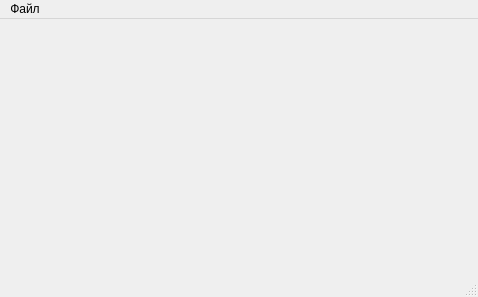
<?xml version="1.0" encoding="UTF-8"?>
<ui version="4.0">
 <class>MainWindow</class>
 <widget class="QMainWindow" name="MainWindow">
  <property name="geometry">
   <rect>
    <x>0</x>
    <y>0</y>
    <width>478</width>
    <height>297</height>
   </rect>
  </property>
  <property name="windowTitle">
   <string>MainWindow</string>
  </property>
  <widget class="QWidget" name="centralwidget">
   <layout class="QGridLayout" name="gridLayout">
    <item row="0" column="0">
     <widget class="QCustomPlot" name="wGraphic" native="true"/>
    </item>
   </layout>
  </widget>
  <widget class="QMenuBar" name="menubar">
   <property name="geometry">
    <rect>
     <x>0</x>
     <y>0</y>
     <width>478</width>
     <height>21</height>
    </rect>
   </property>
   <widget class="QMenu" name="menu">
    <property name="title">
     <string>Файл</string>
    </property>
    <addaction name="action_1"/>
   </widget>
   <addaction name="menu"/>
  </widget>
  <widget class="QStatusBar" name="statusbar"/>
  <action name="action_1">
   <property name="text">
    <string>Открыть</string>
   </property>
  </action>
 </widget>
 <customwidgets>
  <customwidget>
   <class>QCustomPlot</class>
   <extends>QWidget</extends>
   <header>qcustomplot.h</header>
   <container>1</container>
  </customwidget>
 </customwidgets>
 <resources/>
 <connections/>
</ui>
